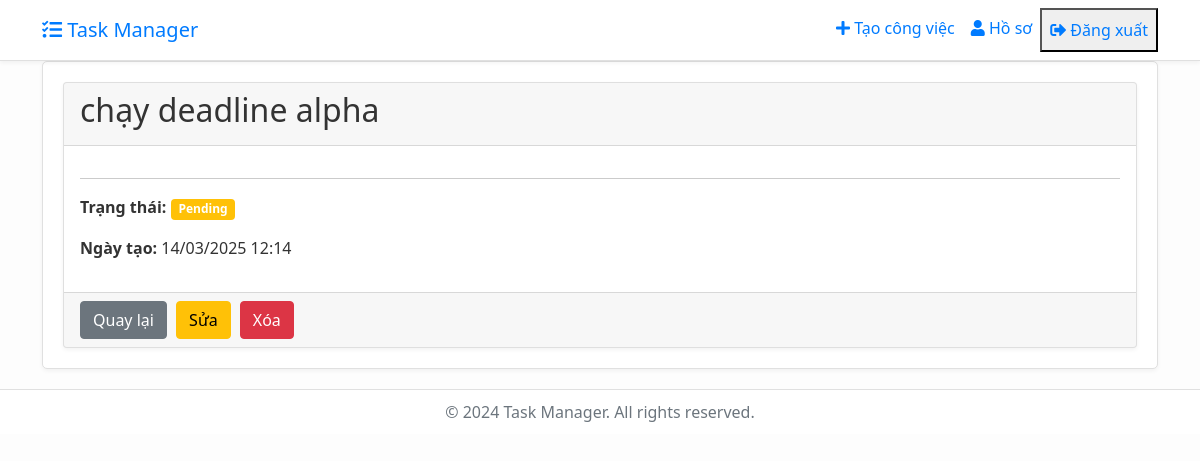
The page /task/1/ (signed in) on the database its author committed.
### tasks/models.py (models this page shows, shortened)
class Task(models.Model):
    STATUS_CHOICES = [
        ('pending', 'Pending'),
        ('in_progress', 'In Progress'),
        ('completed', 'Completed'),
    ]
    CATEGORY_CHOICES = [  # Đổi tên biến thành CATEGORY_CHOICES để rõ ràng hơn
        ('work', 'Work'),
        ('personal', 'Personal'),
        ('study', 'Study'),
        ('other', 'Other'),
    ]
    title = models.CharField(max_length=100)
    description = models.TextField(blank=True)
    created = models.DateTimeField(default=timezone.now)
    finished = models.DateTimeField(null=True, blank=True)
    status = models.CharField(max_length=20, choices=STATUS_CHOICES, default='pending')
    category = models.CharField(max_length=20, choices=CATEGORY_CHOICES, default='other')  # Thêm trường category
    user = models.ForeignKey(User, on_delete=models.CASCADE)

### tasks/views.py (the view)
# urls.py: path('task/<int:pk>/', views.TaskDetailView.as_view(), name='task-detail'),
class TaskDetailView(LoginRequiredMixin, UserPassesTestMixin, DetailView):
    model = Task
    def test_func(self):
        task = self.get_object()
        return self.request.user == task.user or self.request.user.is_staff

### tasks/templates/tasks/task_detail.html (shortened to what this page needs)
{% extends "base.html" %}
{% block content %}
<div class="content-section">
    <div class="card">
        <div class="card-header">
            <h2>{{ object.title }}</h2>
        </div>
        <div class="card-body">
            <hr>
            <div class="row">
                <div class="col-md-6">
                    <p><strong>Trạng thái:</strong>
                        <span class="badge {% if object.status == 'completed' %}bg-success
                                         {% elif object.status == 'in_progress' %}bg-info
                                         {% else %}bg-warning{% endif %}">
                            {{ object.get_status_display }}
                        </span>
                    </p>
                    <p><strong>Ngày tạo:</strong> {{ object.created|date:"d/m/Y H:i" }}</p>
                </div>
            </div>
        </div>
        <div class="card-footer">
            <a class="btn btn-secondary" href="{% url 'task-list' %}">Quay lại</a>
            <a class="btn btn-warning" href="{% url 'task-update' object.id %}">Sửa</a>
            <a class="btn btn-danger" href="{% url 'task-delete' object.id %}">Xóa</a>
        </div>
    </div>
</div>
{% endblock content %}

### templates/base.html (style rules this page uses)
body { background: #fdfdfd; color: #333; min-height: 100vh; display: flex; flex-direction: column; }
.content-section { background: #ffffff; padding: 20px; border: 1px solid #e0e0e0; border-radius: 5px; margin-bottom: 20px; box-shadow: 0 2px 4px rgba(0, 0, 0, 0.05); }
.btn { margin-right: 5px; }
.card { background: #ffffff; box-shadow: 0 2px 4px rgba(0, 0, 0, 0.05); transition: all 0.3s ease; }

### rows shown on the page
Task: title "chạy deadline alpha", status "Pending", created "14/03/2025 12:14"
